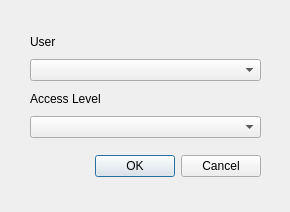
<?xml version="1.0" encoding="UTF-8"?>
<ui version="4.0">
 <class>Dialog</class>
 <widget class="QDialog" name="Dialog">
  <property name="geometry">
   <rect>
    <x>0</x>
    <y>0</y>
    <width>290</width>
    <height>212</height>
   </rect>
  </property>
  <property name="windowTitle">
   <string>Dialog</string>
  </property>
  <widget class="QDialogButtonBox" name="buttonBox">
   <property name="geometry">
    <rect>
     <x>30</x>
     <y>150</y>
     <width>231</width>
     <height>32</height>
    </rect>
   </property>
   <property name="orientation">
    <enum>Qt::Horizontal</enum>
   </property>
   <property name="standardButtons">
    <set>QDialogButtonBox::Cancel|QDialogButtonBox::Ok</set>
   </property>
  </widget>
  <widget class="QWidget" name="">
   <property name="geometry">
    <rect>
     <x>30</x>
     <y>30</y>
     <width>231</width>
     <height>108</height>
    </rect>
   </property>
   <layout class="QVBoxLayout" name="verticalLayout">
    <item>
     <widget class="QLabel" name="label">
      <property name="text">
       <string>User</string>
      </property>
     </widget>
    </item>
    <item>
     <widget class="QComboBox" name="cbUsers"/>
    </item>
    <item>
     <widget class="QLabel" name="label_2">
      <property name="text">
       <string>Access Level</string>
      </property>
     </widget>
    </item>
    <item>
     <widget class="QComboBox" name="cbPermissions"/>
    </item>
   </layout>
  </widget>
 </widget>
 <resources/>
 <connections>
  <connection>
   <sender>buttonBox</sender>
   <signal>accepted()</signal>
   <receiver>Dialog</receiver>
   <slot>accept()</slot>
   <hints>
    <hint type="sourcelabel">
     <x>248</x>
     <y>254</y>
    </hint>
    <hint type="destinationlabel">
     <x>157</x>
     <y>274</y>
    </hint>
   </hints>
  </connection>
  <connection>
   <sender>buttonBox</sender>
   <signal>rejected()</signal>
   <receiver>Dialog</receiver>
   <slot>reject()</slot>
   <hints>
    <hint type="sourcelabel">
     <x>316</x>
     <y>260</y>
    </hint>
    <hint type="destinationlabel">
     <x>286</x>
     <y>274</y>
    </hint>
   </hints>
  </connection>
 </connections>
</ui>
